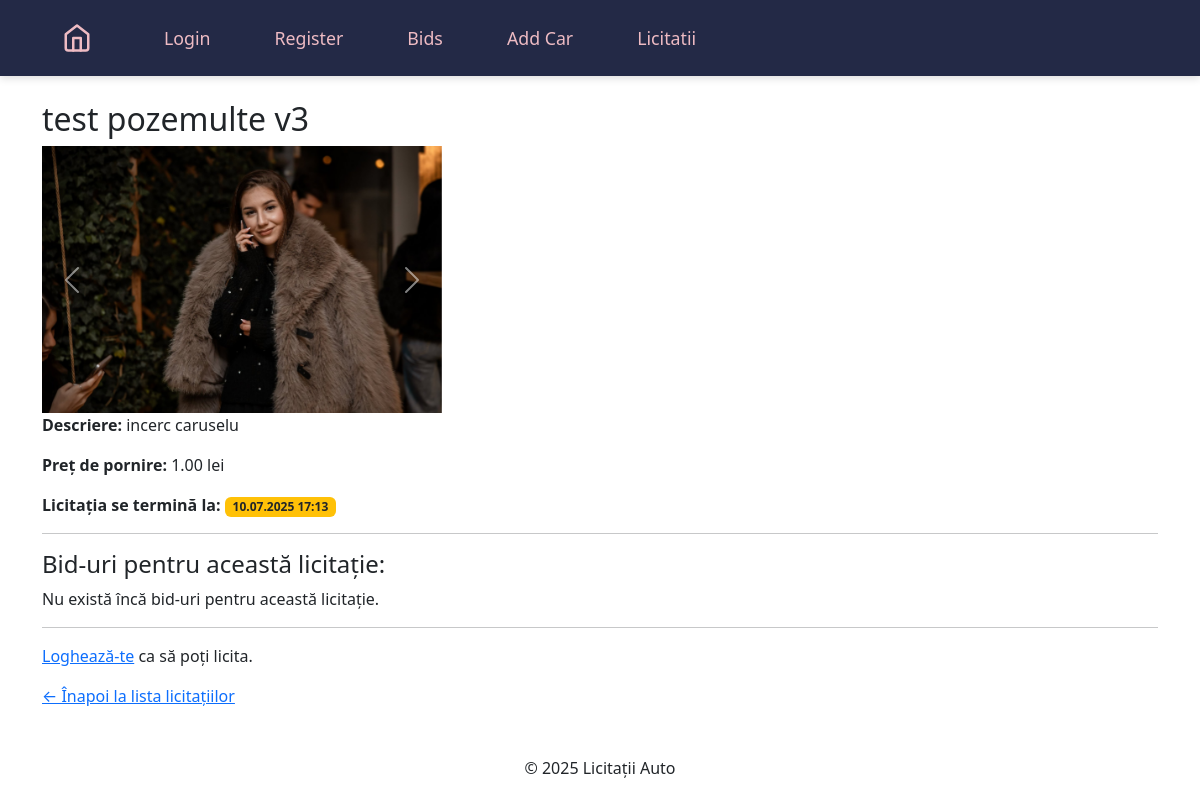
/auction/7/, run on the app's committed database.
### auctions/models.py (models this page shows, shortened)
class Auction(models.Model):
    car = models.ForeignKey(Car, related_name='auctions', on_delete=models.CASCADE)
    start_time = models.DateTimeField(default=timezone.now)
    end_time = models.DateTimeField()
    is_active = models.BooleanField(default=True)
    id = models.AutoField(primary_key=True)

class Car(models.Model):
    name = models.CharField(max_length=100)
    description = models.TextField()
    price = models.DecimalField(max_digits=10, decimal_places=2)
    image = models.ImageField(upload_to='media/')
    created_at = models.DateTimeField(default=timezone.now)
    updated_at = models.DateTimeField(auto_now=True)

class CarImage(models.Model):
    car = models.ForeignKey(Car, on_delete=models.CASCADE, related_name='images')
    image = models.ImageField(upload_to='media/')
    uploaded_at = models.DateTimeField(auto_now_add=True)

### auctions/views.py (the view)
# urls.py: path('auction/<int:auction_id>/', views.auction_detail, name='auction_detail'),  # Detail view of a specific auction
def auction_detail(request, auction_id):
    auction = get_object_or_404(Auction, id=auction_id)
    bids = Bid.objects.filter(car=auction.car).order_by('-amount')
    return render(request, "auctions/auction_detail.html", {
        "auction": auction,
        "bids": bids,
    })

### templates/auctions/auction_detail.html (shortened to what this page needs)
{% extends "main.html" %}
{% block content %}
  <h2>{{ auction.car.name }}</h2>
  {% if auction.car.images.all %}
    <div id="carCarousel" class="carousel slide" data-bs-ride="carousel" style="max-width:400px;">
      <div class="carousel-inner">
        {% for img in auction.car.images.all %}
          <div class="carousel-item {% if forloop.first %}active{% endif %}">
            <img src="{{ img.image.url }}" class="d-block w-100" alt="Imagine {{ auction.car.name }}">
          </div>
        {% endfor %}
      </div>
      <button class="carousel-control-prev" type="button" data-bs-target="#carCarousel" data-bs-slide="prev">
        <span class="carousel-control-prev-icon" aria-hidden="true"></span>
      </button>
      <button class="carousel-control-next" type="button" data-bs-target="#carCarousel" data-bs-slide="next">
        <span class="carousel-control-next-icon" aria-hidden="true"></span>
      </button>
    </div>
  {% elif auction.car.image %}
    <img src="{{ auction.car.image.url }}" alt="Imagine {{ auction.car.name }}" style="max-width: 400px;">
  {% else %}
    <span style="color: #888;">Fără imagini</span>
  {% endif %}
  <p><strong>Descriere:</strong> {{ auction.car.description }}</p>
  <p><strong>Preț de pornire:</strong> {{ auction.car.price }} lei</p>
  <p><strong>Licitația se termină la:</strong> <span class="badge bg-warning text-dark">{{ auction.end_time|date:"d.m.Y H:i" }}</span></p>
  <hr>
  <h4>Bid-uri pentru această licitație:</h4>
  {% if bids %}
    <ul class="list-group mb-3">
      {% for bid in bids %}
        <li class="list-group-item d-flex justify-content-between align-items-center {% if forloop.first %}list-group-item-success{% endif %}">
          <span>
            <strong>{{ bid.user.username }}</strong> — {{ bid.amount }} lei
            {% if forloop.first %}<span class="badge bg-success ms-2">Cel mai mare bid</span>{% endif %}
            {% if user.is_authenticated and bid.user == user %}<span class="badge bg-info ms-2">Bid-ul tău</span>{% endif %}
          </span>
          <small class="text-muted">{{ bid.created_at|date:"d.m.Y H:i" }}</small>
        </li>
      {% endfor %}
    </ul>
  {% else %}
    <p>Nu există încă bid-uri pentru această licitație.</p>
  {% endif %}
  <hr>
  {% if user.is_authenticated %}
    {% if auction.is_active %}
      <h4>Pune un bid nou:</h4>
      <form method="post" action="{% url 'place_bid' auction.id %}">
        {% csrf_token %}
        <div class="mb-2">
          <input type="number"
                 name="amount"
                 step="0.01"
                 min="{{ bids.0.amount|default:auction.car.price }}"
                 class="form-control"
                 required
                 placeholder="Suma ta (minim {{ bids.0.amount|default:auction.car.price }} lei)">
        </div>
        <button type="submit" class="btn btn-success">Licitază</button>
      </form>
    {% else %}
      <div class="alert alert-secondary mt-3">
        Licitația s-a încheiat.
      </div>
    {% endif %}
  {% else %}
    <p><a href="{% url 'login' %}">Loghează-te</a> ca să poți licita.</p>
  {% endif %}
  <div class="mt-3">
    <a href="{% url 'auction_list' %}">&larr; Înapoi la lista licitațiilor</a>
  </div>
{% endblock %}

### data on the page
Auction: car.name "test pozemulte v3", car.description "incerc caruselu", car.price "1.00", end_time "10.07.2025 17:13"
CarImage: image (picture)
